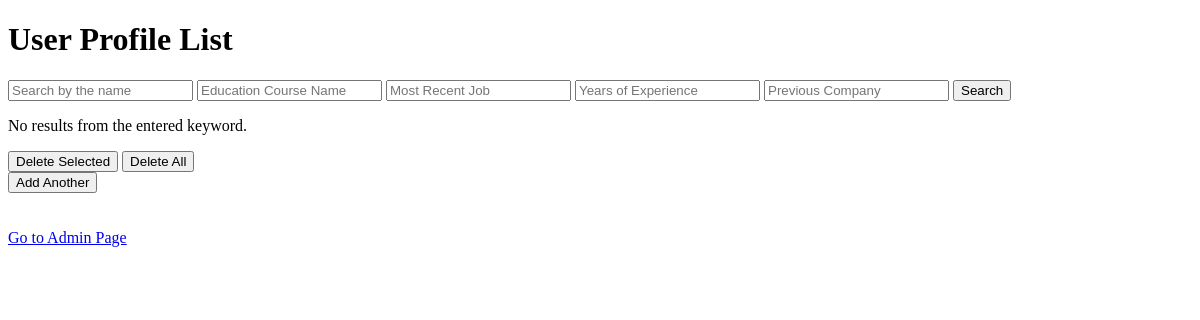
/u/emp_list, run on an earlier commit of the app's database.
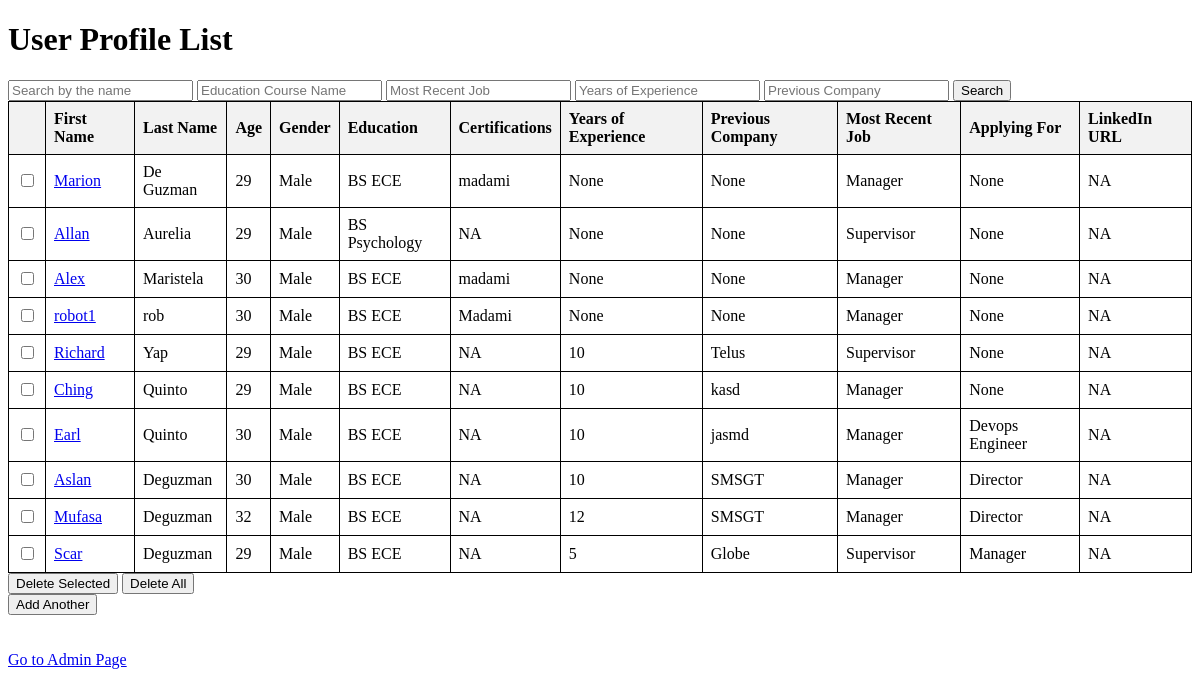
And on a later commit of the database.
### homepage/models.py (models this page shows, shortened)
class UserProfile(models.Model):
    user = models.OneToOneField(User, on_delete=models.CASCADE, default=None, null=True)
    password = models.CharField(max_length=128, default=None, null=True)
    age = models.IntegerField()
    resume = models.FileField(upload_to='media/')
    GENDER_CHOICES = (
        ('M', 'Male'),
        ('F', 'Female'),
    )
    gender = models.CharField(max_length=1, choices=GENDER_CHOICES, default=None)
    education_course_name = models.CharField(max_length=200, null=True, blank=True)
    certifications = models.TextField(max_length=1000, null=True, blank=True)  # Store certifications as text
    most_recent_job = models.CharField(max_length=100, null=True, blank=True)
    linkedin_url = models.CharField(max_length=300, null=True, blank=True)
    Applying_For = models.CharField(max_length=100, null=True, blank=True)
    years_of_experience = models.IntegerField(null=True, blank=True)
    previous_company = models.CharField(max_length=200, null=True, blank=True)

### adminview/views.py (the view, shortened to what this page needs)
def user_profile_list(request):
    query = request.GET.get('q')
    education_query = request.GET.get('education')
    recent_job_query = request.GET.get('recent_job')
    years_of_experience_query = request.GET.get('years_of_experience')
    previous_company_query = request.GET.get('previous_company')
    profiles = UserProfile.objects.all()
    if education_query:
        profiles = profiles.filter(education_course_name__icontains=education_query)
    if recent_job_query:
        profiles = profiles.filter(most_recent_job__icontains=recent_job_query)
    if years_of_experience_query:
        profiles = profiles.filter(years_of_experience=years_of_experience_query)
    if previous_company_query:
        profiles = profiles.filter(previous_company__icontains=previous_company_query)
    return render(request, 'adminview/user_profile_list.html', {'profiles': profiles})

### templates/adminview/user_profile_list.html (shortened to what this page needs)
<!DOCTYPE html>
<html>
<head>
</head>
<body>
  <h1>User Profile List</h1>
  <form method="get" action="{% url 'admin_view:list' %}">
    <input type="text" name="q" placeholder="Search by the name" value="{{ request.GET.q }}">
    <input type="text" name="education" placeholder="Education Course Name" value="{{ request.GET.education }}">
    <input type="text" name="recent_job" placeholder="Most Recent Job" value="{{ request.GET.recent_job }}">
    <input type="text" name="years_of_experience" placeholder="Years of Experience" value="{{ request.GET.years_of_experience }}">
    <input type="text" name="previous_company" placeholder="Previous Company" value="{{ request.GET.previous_company }}">
    <button type="submit">Search</button>
  </form>
  <form id="delete-form" method="post" action="{% url 'admin_view:deletee' %}">
    {% if profiles %}
      <table>
        <tr>
          <th></th>
          <th>First Name</th>
          <th>Last Name</th>
          <th>Age</th>
          <th>Gender</th>
          <th>Education</th>
          <th>Certifications</th>
          <th>Years of Experience</th>
          <th>Previous Company</th>
          <th>Most Recent Job</th>
          <th>Applying For</th>
          <th>LinkedIn URL</th>
        </tr>
        {% for profile in profiles %}
          <tr>
            <td><input type="checkbox" name="selected_profiles" value="{{ profile.id }}"></td>
            <td><a href="{% url 'admin_view:view_prof' profile.id %}">{{ profile.user.first_name }}</a></td>
            <td>{{ profile.user.last_name }}</td>
            <td>{{ profile.age }}</td>
            <td>{{ profile.get_gender_display }}</td>
            <td>{{ profile.education_course_name }}</td>
            <td>{{ profile.certifications }}</td>
            <td>{{ profile.years_of_experience }}</td>
            <td>{{ profile.previous_company }}</td>
            <td>{{ profile.most_recent_job }}</td>
            <td>{{ profile.Applying_For }}</td>
            <td>{{ profile.linkedin_url }}</td>
          </tr>
        {% endfor %}
      </table>
    {% else %}
      <p>No results from the entered keyword.</p>
    {% endif %}
    <input type="button" value="Delete Selected" onclick="showConfirmation()">
    <input type="submit" value="Delete All" name="delete_all" onclick="return confirmDeleteAll()">
  </form>
  <form action="{% url 'regandlogin:reg_user' %}" method="get">
    <button type="submit">Add Another</button>
  </form>
  <br><br><a href="{% url 'admin_view:users' %}">Go to Admin Page</a>
</body>
</html>

### templates/adminview/user_profile_list.html (style rules this page uses)
table { border-collapse: collapse; width: 100%; }
th, td { border: 1px solid black; padding: 8px; text-align: left; }
th { background-color: #f2f2f2; }

What changed in the data, as far as the page shows it:
added UserProfile: user.first_name "Marion", user.last_name "De Guzman", age "29", gender "Male", education_course_name "BS ECE", certifications "madami", years_of_experience "None", previous_company "None", most_recent_job "Manager", Applying_For "None", linkedin_url "NA"
added UserProfile: user.first_name "Allan", user.last_name "Aurelia", age "29", gender "Male", education_course_name "BS Psychology", certifications "NA", years_of_experience "None", previous_company "None", most_recent_job "Supervisor", Applying_For "None", linkedin_url "NA"
added UserProfile: user.first_name "Alex", user.last_name "Maristela", age "30", gender "Male", education_course_name "BS ECE", certifications "madami", years_of_experience "None", previous_company "None", most_recent_job "Manager", Applying_For "None", linkedin_url "NA"
added UserProfile: user.first_name "robot1", user.last_name "rob", age "30", gender "Male", education_course_name "BS ECE", certifications "Madami", years_of_experience "None", previous_company "None", most_recent_job "Manager", Applying_For "None", linkedin_url "NA"
added UserProfile: user.first_name "Richard", user.last_name "Yap", age "29", gender "Male", education_course_name "BS ECE", certifications "NA", years_of_experience "10", previous_company "Telus", most_recent_job "Supervisor", Applying_For "None", linkedin_url "NA"
added UserProfile: user.first_name "Ching", user.last_name "Quinto", age "29", gender "Male", education_course_name "BS ECE", certifications "NA", years_of_experience "10", previous_company "kasd", most_recent_job "Manager", Applying_For "None", linkedin_url "NA"
added UserProfile: user.first_name "Earl", user.last_name "Quinto", age "30", gender "Male", education_course_name "BS ECE", certifications "NA", years_of_experience "10", previous_company "jasmd", most_recent_job "Manager", Applying_For "Devops Engineer", linkedin_url "NA"
added UserProfile: user.first_name "Aslan", user.last_name "Deguzman", age "30", gender "Male", education_course_name "BS ECE", certifications "NA", years_of_experience "10", previous_company "SMSGT", most_recent_job "Manager", Applying_For "Director", linkedin_url "NA"
added UserProfile: user.first_name "Mufasa", user.last_name "Deguzman", age "32", gender "Male", education_course_name "BS ECE", certifications "NA", years_of_experience "12", previous_company "SMSGT", most_recent_job "Manager", Applying_For "Director", linkedin_url "NA"
added UserProfile: user.first_name "Scar", user.last_name "Deguzman", age "29", gender "Male", education_course_name "BS ECE", certifications "NA", years_of_experience "5", previous_company "Globe", most_recent_job "Supervisor", Applying_For "Manager", linkedin_url "NA"
Also different on the page:
text no longer shown: "No results from the entered keyword."
text now shown: "First Name Last Name Age Gender Education Certifications Years of Experience Previous Company Most Recent Job Applying For LinkedIn URL"
